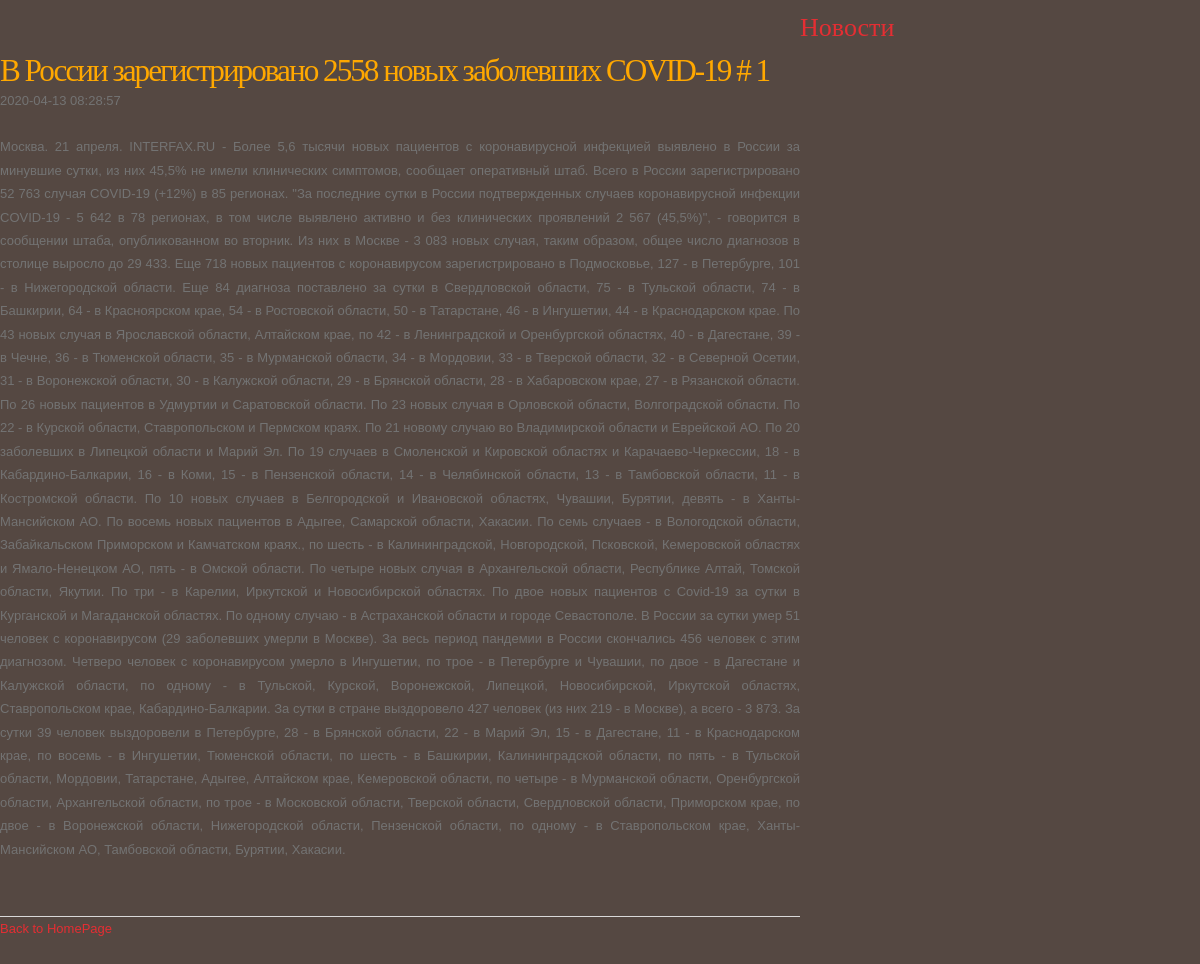
Screenshot of /index.php/news/1 with the database file from the repository.
### tables this page shows
CREATE TABLE `news` (
  `id` int(11) NOT NULL,
  `date` timestamp NOT NULL DEFAULT current_timestamp(),
  `title` text NOT NULL,
  `short_content` text NOT NULL,
  `full_content` text NOT NULL
);

### config/routes.php (called while the page is built)
<?php
return array(
'news/([0-9]+)' => 'news/view/$1',
'news'=> 'news/index',
);

### models/News.php (called while the page is built, shortened)
<?php
class News{
    public static function getNewsItemById($id){
        $id = intval($id);
        if ($id){
        $db = Db::getConnection();
        $result = $db->query('SELECT * from news WHERE id=' . $id);
        $result->setFetchMode(PDO::FETCH_ASSOC);
        $newsItem = $result->fetch();
        return $newsItem;
        }
    }
}

### views/news/view.php (the view, shortened to what this page needs)
<!DOCTYPE html PUBLIC "-//W3C//DTD XHTML 1.0 Strict//EN" "http://www.w3.org/TR/xhtml1/DTD/xhtml1-strict.dtd">
<html xmlns="http://www.w3.org/1999/xhtml">
<head>
<link href="/template/css/style.css" rel="stylesheet" type="text/css" media="screen" />
</head>
<body>
	<div id="page">
				<div id="content">
					<div class="post">
						<h2 class="title"><?php echo $newsItem['title'].' # '.$newsItem['id'];?></h2>
                                                <p class="byline"><?php echo $newsItem['date'];?>
						<div class="entry">
							<p><?php echo $newsItem['full_content'];?></p>
						</div>
					</div>
					<p><a href='http://localhost/test/index.php/news/' class="permalink"> Back to HomePage</a></p>
					<div style="clear: both;">&nbsp;</div>
				</div>
	</div>
</body>
</html>

### components/Router.php (shortened to what this page needs)
<?php
class Router
{
    private $routes;
    public function __construct() {
        $routesPath=ROOT.'/config/routes.php';
        $this->routes = include($routesPath);
    }
    private function getURI(){
     if(!empty($_SERVER['REQUEST_URI'])){
            return trim($_SERVER ['REQUEST_URI'],'/');
    }
    }
    public function run()
    {
        $uri= $this->getURI();
        foreach ($this->routes as $uriPattern=> $path){
        if (preg_match("~$uriPattern~", $uri)){
           $internalRoute = preg_replace("~$uriPattern~", $path, $uri);
            $segments = explode('/', $internalRoute);
            unset($segments[0]);
            unset($segments[1]);
           $controllerName = array_shift($segments).'Controller';
           $actionName = 'action'.ucfirst(array_shift($segments));
           $parameters = $segments;
          $controllerObject = new $controllerName;
          $result = call_user_func_array(array($controllerObject, $actionName),
          $parameters);
          if ($result !=null){
              break;
          }
        }
        }
    }
    }

### template/css/style.css (style rules this page uses)
body { margin: 0; padding: 0; background: #554842; font-family: Arial, Helvetica, sans-serif; font-size: 13px; color: #737373; }
h1, h2, h3 { margin: 0; padding: 0; font-family: 'Arvo', serif; font-weight: normal; color: #FFA800; }
h2 { font-size: 2.4em; }
p, ul, ol { margin-top: 0; line-height: 180%; }
a { text-decoration: none; color: #E42E33; }
#page { width: 1200px; margin: 0 auto; padding: 0; background-color: #FFFFFF; }
#content { float: left; width: 800px; padding: 0px 0px 0px 0px; }
.post { clear: both; padding: 30px 0px; border-bottom: 1px solid #D9D9D9; }
.post .title { padding-top: 10px; letter-spacing: -2px; }
.post .entry { text-align: justify; margin-bottom: 25px; padding: 10px 0px 0px 0px; }

### rows the page displays
news: title "В России зарегистрировано 2558 новых заболевших COVID-19", id "1", date "2020-04-13 08:28:57", full_content "Москва. 21 апреля. INTERFAX.RU - Более 5,6 тысячи новых пациентов с коронавирусной инфекцией выявлено в России за минувшие сутки, из них 45,5% не имели клинических симптомов, сообщает оперативный штаб. Всего в России зарегистрировано 52 763 случая COVID-19 (+12%) в 85 регионах. \"За последние сутки в России подтвержденных случаев коронавирусной инфекции COVID-19 - 5 642 в 78 регионах, в том числе выявлено активно и без клинических проявлений 2 567 (45,5%)\", - говорится в сообщении штаба, опубликованном во вторник. Из них в Москве - 3 083 новых случая, таким образом, общее число диагнозов в столице выросло до 29 433. Еще 718 новых пациентов с коронавирусом зарегистрировано в Подмосковье, 127…"
